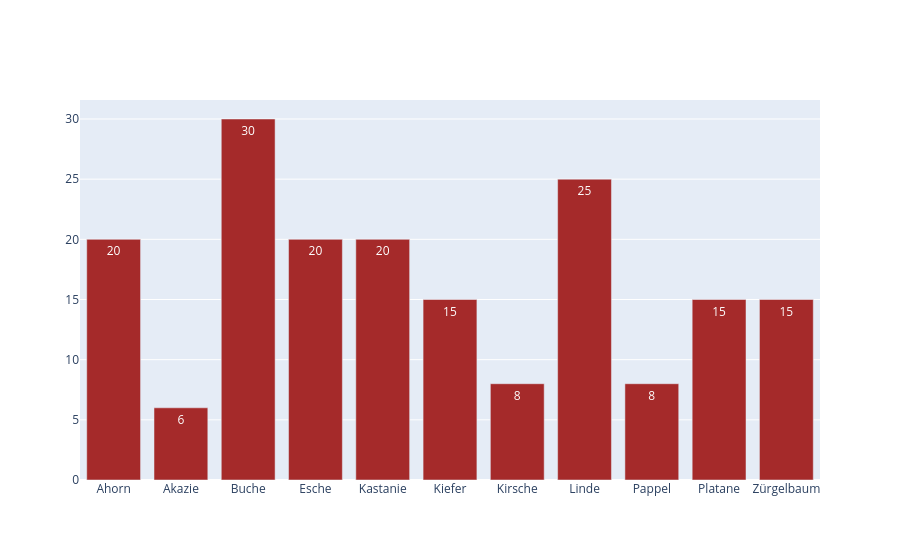

The notebook cell this image was saved under:
### Code cell
import plotly.graph_objects as go

species_keys = list(species_config.keys())
species_objs = list(species_config.values())

fig = go.Figure(
    data=[
        go.Bar(
            x=species_keys,
            y=[obj.maturity_age for obj in species_objs],
            marker_color="brown",
            text=[obj.maturity_age for obj in species_objs],
            textposition="auto",
        )
    ]
)

#fig.update_layout(
#    title="Fecundity by Species",
#    xaxis_title="Species",
#    yaxis_title="Fecundity (φ)",
#    template="plotly_white",
#)

fig.show()

### Figure 1 — Plotly figure (JSON) as saved in the notebook; plotly's stock layout.template omitted (floating-point values rounded to 4 significant figures)
{"data": [{"marker": {"color": "brown"}, "text": ["20", "6", "30", "20", "20", "15", "8", "25", "8", "15", "15"], "textposition": "auto", "type": "bar", "x": ["Ahorn", "Akazie", "Buche", "Esche", "Kastanie", "Kiefer", "Kirsche", "Linde", "Pappel", "Platane", "Zürgelbaum"], "y": [20, 6, 30, 20, 20, 15, 8, 25, 8, 15, 15]}], "layout": {}}
